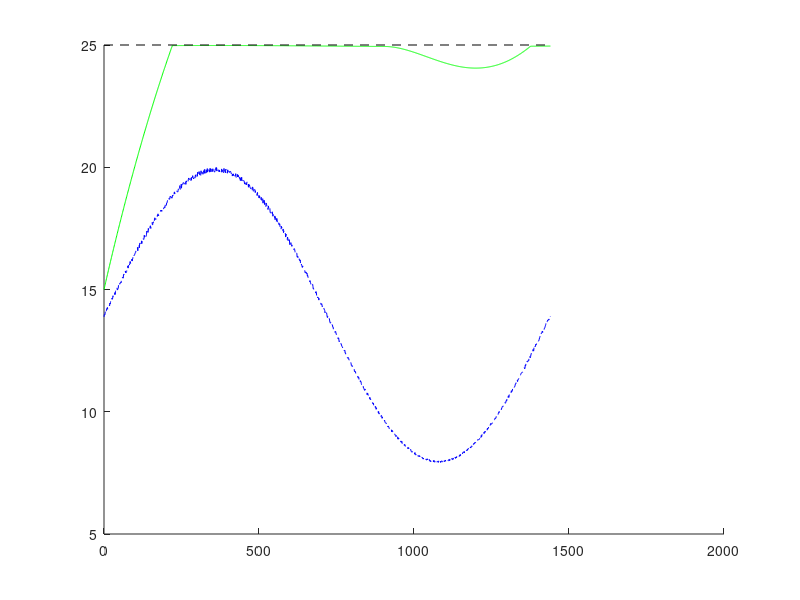
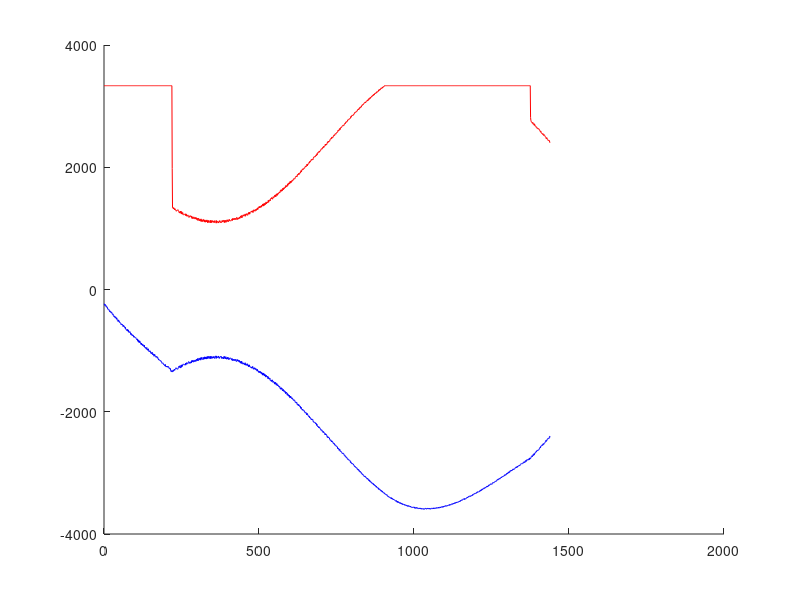

Here is the MATLAB script that generated these plots, in order:
%Tnew = Told + Q/(cp * m)

t = 0:1:60*24; % tijd in minuten
T_wanted = 25; %desired temperature in degrees
T_predict = 6 * sin(2 * pi * t/1440) + 14 ;%temperature prediction
%T_amb = zeros(1,length(t)) + 20 
T_amb = T_predict .* (0.99 + 0.01 * rand(1,length (t))); % "real" outside temperature
T_kas = zeros(1,length(t)); % zeros array for temperature in greenhouse
T_kas(1) = 15; %initial temperature in greenhouse

hour = 3600 ;%1 hour in seconds
minute = 60 ;%1 minute in seconds
h_buiten = 100;  %W
h_binnen = 100;  %W
k_wall = 5.7;
A = 30;  %m**2
cp = 718;  %J / kg K
rho = 1.29;  %kg m-3
V = 60;     %m**3
m = rho * V;
d_wall = 5 * 10-3;
R_wall = 1/h_buiten + d_wall/k_wall + 1/h_binnen;
h = 1/(R_wall) * A ;

Heatermax =    cp*m*0.06 ;%max heating of 0.06 deg 

for i = 1:(length(t)-1)
    Q_conv(i) = (T_amb(i) - T_kas(i)) * h * minute;
    tempdif(i) = T_wanted - T_kas(i) ; % T gap
    Q_needed(i) = tempdif(i)*cp*m ; %needed to overcome T gap

    %compare1(i) = max([0 (Q_needed(i)-Q_conv(i))]) ;
    Q_heater(i) =  min([Q_needed(i) Heatermax])  ;   %min([compare1(i) Heatermax]);
    Q(i) = Q_conv(i) + Q_heater(i);
    T_kas(i + 1) = T_kas(i) + Q(i) / (m * cp );
end
figure;
hold on
plot(t, T_kas, "g-")
plot(t, T_amb,'b--')
%plot(t, T_predict,'r-')
plot([0, length(t)], [T_wanted, T_wanted],'k--')
hold off
figure;
hold on
plot(t(1:end-1), Q_heater, "r")
plot(t(1:end-1), Q_conv, "b")
